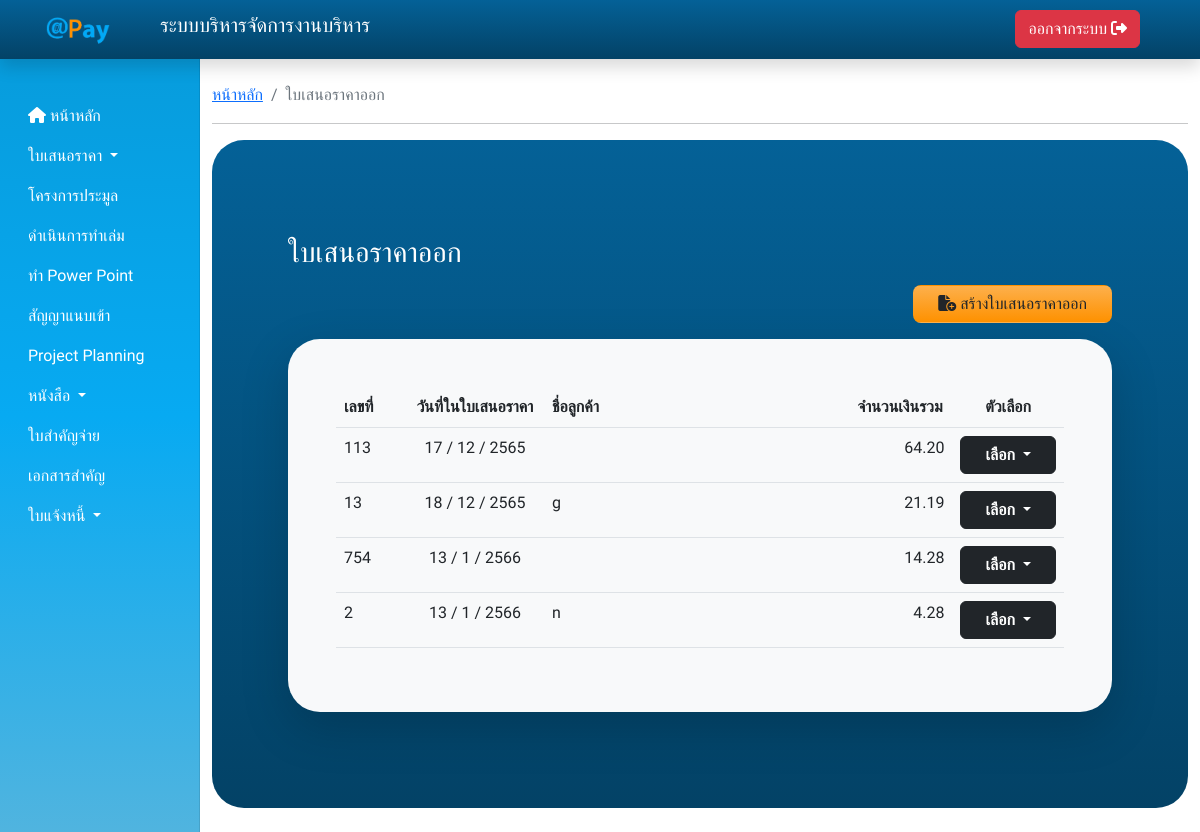
Page /index?page=quo_out (signed in) on the earlier database version.
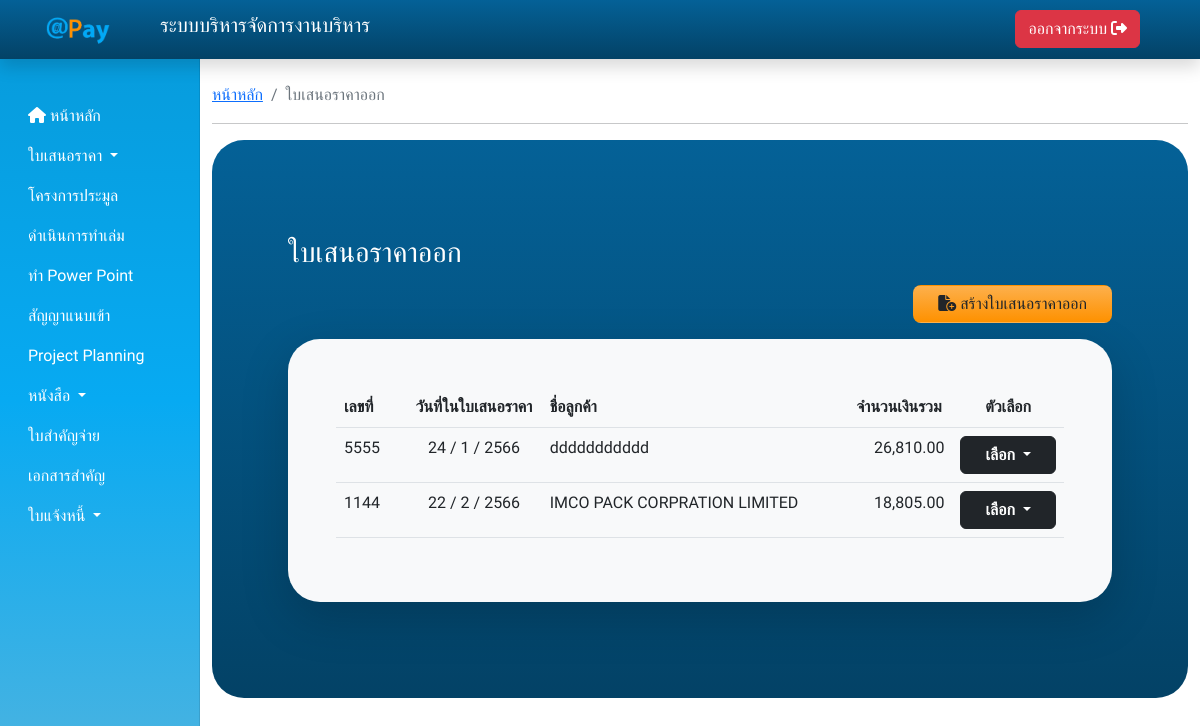
Same page on the later database version.
### tables this page shows
CREATE TABLE `quotation_out` (
  `quoout_id` bigint NOT NULL,
  `quoout_no` varchar(255) NOT NULL,
  `quoout_date` date NOT NULL,
  `quoout_name` varchar(255) NOT NULL,
  `quoout_address` varchar(255) NOT NULL,
  `quoout_numtax` varchar(255) DEFAULT NULL,
  `quoout_sum` float NOT NULL,
  `quoout_specialdis` float DEFAULT NULL,
  `quoout_afterdis` float NOT NULL,
  `quoout_vat` float NOT NULL,
  `quoout_deli` float DEFAULT NULL,
  `quoout_total` float NOT NULL,
  `quoout_create` datetime NOT NULL,
  `quoout_update` datetime DEFAULT NULL,
  `quoout_uid` bigint NOT NULL
);

### view/dashboard/PDF_set/thaidate.php (called while the page is built, shortened)
<?php
function ConvDate($strDate) {
    $strYear = date("Y",strtotime($strDate))+543;
    $strMonth= date("n",strtotime($strDate));
    $strDay= date("j",strtotime($strDate));
    return "$strDay / $strMonth / $strYear";
    }
?>

### view/dashboard/quotation_out_list.php (the view, shortened to what this page needs)
<nav aria-label="breadcrumb">
    <ol class="breadcrumb">
        <li class="breadcrumb-item"><a href="index">หน้าหลัก</a></li>
        <li class="breadcrumb-item active" aria-current="page">ใบเสนอราคาออก</li>
    </ol>
</nav>
<hr>
<div class="container bg-secondary-addpay rounded-5">
    <div class="main-body py-md-5 px-md-1 text-white">
        <div class="container">
            <div id="listquotation" class="py-4 p-md-5 text-white">
                <div class="text-center text-md-start">
                    <h3>ใบเสนอราคาออก</h3>
                </div>
                <div class="my-4 my-md-3 text-center text-md-end">
                    <a class="btn btn-addpay px-md-4 rounded-3 " href="?page=quo_out_add">
                        <i class="fa-solid fa-file-circle-plus"></i> สร้างใบเสนอราคาออก</a>
                </div>
                <div class="p-3 p-md-5 bg-light rounded-5 shadow-lg" id="main_row">
                    <div class="table-responsive text-dark">
                        <table class="table table-hover" id="quotationoutTable">
                            <thead>
                                <tr class="rows align-center">
                                    <th scope="col" class="text-start" style="width:10%">เลขที่</th>
                                    <th scope="col" class="text-center" style="width:20%">วันที่ในใบเสนอราคา</th>
                                    <th scope="col" class="text-start" style="width:45%">ชื่อลูกค้า</th>
                                    <th scope="col" class="text-center" style="width:15%">จำนวนเงินรวม</th>
                                    <th scope="col" class="text-center" style="width:10%">ตัวเลือก</th>
                                </tr>
                            </thead>
                            <?php
                            $sql = "SELECT * FROM quotation_out";
                            $query = $conn->query($sql);
                            while ($rows = $query->fetch_assoc()) {
                                echo '
                                    <tr>
                                        <td class="text-start">' . $rows["quoout_no"] . '</td>
                                        <td class="text-center">' . ConvDate($rows["quoout_date"]) . '</td>
                                        <td class="text-start">' . $rows["quoout_name"] . '</td>
                                        <td class="text-end">' . number_format($rows["quoout_total"], 2) . '</td>
                                        <td>
                                            <div class="btn-group">
                                                <button type="button" class="btn btn-dark dropdown-toggle px-2 px-md-4"
                                                    data-bs-toggle="dropdown" aria-expanded="false"><b>เลือก</b>
                                                </button>
                                                <ul class="dropdown-menu">
                                                    <li><a class="dropdown-item"
                                                        href="view/dashboard/quotation_out_form.php?pdfquoout_id=' . $rows["quoout_id"] . '" target="_blank"">พิมพ์เอกสาร</a>
                                                    </li>
                                                    <li><a class="dropdown-item"
                                                            href="?page=quo_out_edit&editquoout=' . encode($rows["quoout_id"], secret_key()) . '">แก้ไข</a>
                                                    </li>
                                                    <li><a class="dropdown-item deletequoout" href="#" data-quoout-no="' . $rows["quoout_no"] . '" id="' . $rows["quoout_id"] . '" >ลบ</a></li>
                                                </ul>
                                            </div>
                                        </td>
                                    </tr>
                                    ';
                            }
                            ?>
                        </table>
                    </div>
                </div>
            </div>
        </div>
    </div>
</div>

Differences in the rows shown:
removed quotation_out: quoout_no "113", quoout_date "17 / 12 / 2565", quoout_total "64.20"
removed quotation_out: quoout_no "13", quoout_date "18 / 12 / 2565", quoout_name "g", quoout_total "21.19"
removed quotation_out: quoout_no "754", quoout_date "13 / 1 / 2566", quoout_total "14.28"
removed quotation_out: quoout_no "2", quoout_date "13 / 1 / 2566", quoout_name "n", quoout_total "4.28"
added quotation_out: quoout_no "5555", quoout_date "24 / 1 / 2566", quoout_name "ddddddddddd", quoout_total "26,810.00"
added quotation_out: quoout_no "1144", quoout_date "22 / 2 / 2566", quoout_name "IMCO PACK CORPRATION LIMITED", quoout_total "18,805.00"
